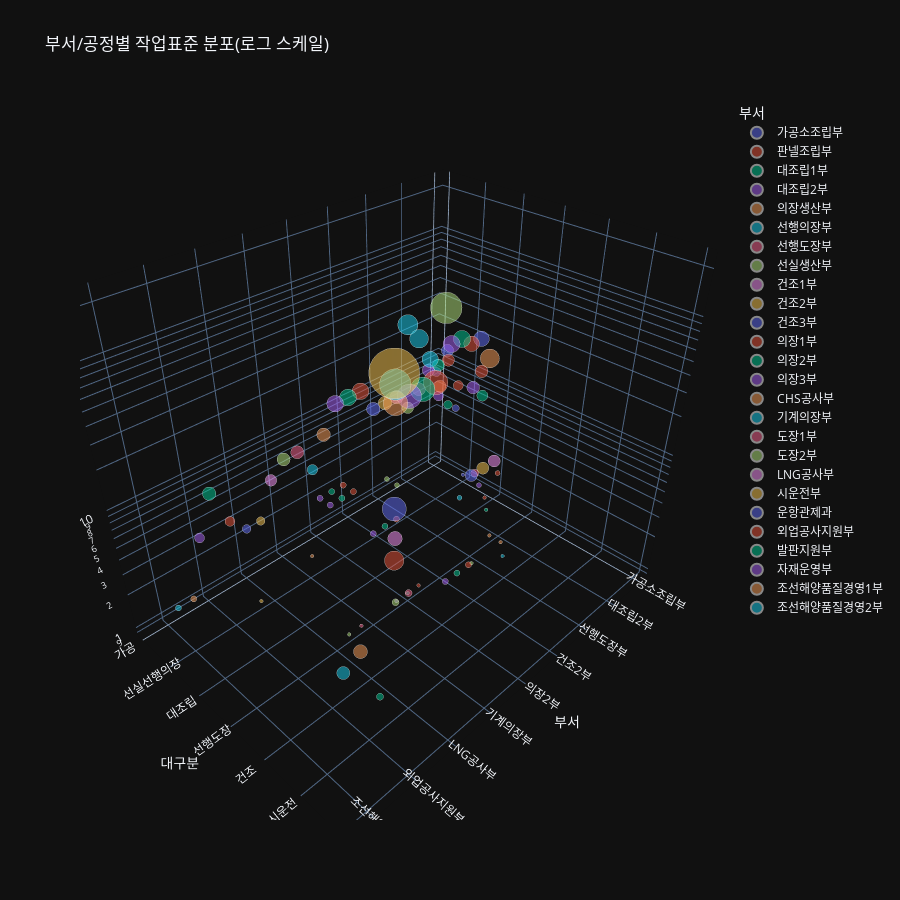

Here is the notebook cell this chart was saved with:
### Code cell
fig = px.scatter_3d(
    data_frame=dff2,
    x='부서',
    y='대구분',
    z='WORK_STAND_NM',
    color="부서",
#     color_discrete_sequence=['magenta', 'green'],
    # color_discrete_map={'Europe': 'black', 'Africa': 'yellow'},
    opacity=0.5,              # opacity values range from 0 to 1
#     symbol='대구분',            # symbol used for bubble
    # symbol_map={"2005": "square-open", "2010": 3},
    size='size',       # size of bubble
    size_max=50,              # set the maximum mark size when using size
    log_z=True,  # you can also set log_y and log_z as a log scale
#     range_z=[9,13],           # you can also set range of range_y and range_x
    template='plotly_dark',         # 'ggplot2', 'seaborn', 'simple_white', 'plotly',
                                # 'plotly_white', 'plotly_dark', 'presentation',
                                # 'xgridoff', 'ygridoff', 'gridon', 'none'
    title='부서/공정별 작업표준 분포(로그 스케일)',
    labels={'WORK_STAND_NM': '작업표준 개수(로그)'},
    hover_data={'부서': False},
    # hover_data={'Continent': False, 'GDP per capita': ':.1f'},
    hover_name='부서',        # values appear in bold in the hover tooltip
    height=900,                 # height of graph in pixels
#     width=100,
    # animation_frame='Year',   # assign marks to animation frames
#     range_x=[-5,30],
#     range_z=[0,250],
#     range_y=[0,30]

)

# fig.update_traces(showlegend=False, selector=dict(type='scatter3d'))
# fig.update_traces(legendgroup="", selector=dict(type='scatter3d'))
fig.update_traces(marker_symbol="circle", selector=dict(type='scatter3d'))
##( "circle" | "circle-open" | "square" | "square-open" | "diamond" | "diamond-open" | "cross" | "x" )

pio.show(fig)
title="부서_공정별 작업표준 분포(로그 스케일)"
fig.write_html("./results/{}.html".format(title))

### Figure 1 — Plotly figure (JSON) as saved in the notebook; plotly's stock layout.template omitted (floating-point values rounded to 4 significant figures)
{"data": [{"customdata": [["가공소조립부"], ["가공소조립부"], ["가공소조립부"], ["가공소조립부"], ["가공소조립부"]], "hovertemplate": "<b>%{hovertext}</b><br><br>대구분=%{y}<br>작업표준 개수(로그)=%{z}<br>size=%{marker.size}<extra></extra>", "hovertext": ["가공소조립부", "가공소조립부", "가공소조립부", "가공소조립부", "가공소조립부"], "legendgroup": "가공소조립부", "marker": {"color": "#636efa", "opacity": 0.5, "size": [7, 12, 4, 1, 20], "sizemode": "area", "sizeref": 0.0868, "symbol": "circle"}, "mode": "markers", "name": "가공소조립부", "scene": "scene", "showlegend": true, "type": "scatter3d", "x": ["가공소조립부", "가공소조립부", "가공소조립부", "가공소조립부", "가공소조립부"], "y": ["가공", "소조립", "선행의장", "선실선행의장", "기능"], "z": [7, 12, 4, 1, 20]}, {"customdata": [["판넬조립부"], ["판넬조립부"], ["판넬조립부"], ["판넬조립부"], ["판넬조립부"], ["판넬조립부"]], "hovertemplate": "<b>%{hovertext}</b><br><br>대구분=%{y}<br>작업표준 개수(로그)=%{z}<br>size=%{marker.size}<extra></extra>", "hovertext": ["판넬조립부", "판넬조립부", "판넬조립부", "판넬조립부", "판넬조립부", "판넬조립부"], "legendgroup": "판넬조립부", "marker": {"color": "#EF553B", "opacity": 0.5, "size": [13, 1, 12, 8, 2, 20], "sizemode": "area", "sizeref": 0.0868, "symbol": "circle"}, "mode": "markers", "name": "판넬조립부", "scene": "scene", "showlegend": true, "type": "scatter3d", "x": ["판넬조립부", "판넬조립부", "판넬조립부", "판넬조립부", "판넬조립부", "판넬조립부"], "y": ["판넬", "대조립", "선행의장", "선실선행의장", "선실생산", "기능"], "z": [13, 1, 12, 8, 2, 20]}, {"customdata": [["대조립1부"], ["대조립1부"], ["대조립1부"], ["대조립1부"], ["대조립1부"]], "hovertemplate": "<b>%{hovertext}</b><br><br>대구분=%{y}<br>작업표준 개수(로그)=%{z}<br>size=%{marker.size}<extra></extra>", "hovertext": ["대조립1부", "대조립1부", "대조립1부", "대조립1부", "대조립1부"], "legendgroup": "대조립1부", "marker": {"color": "#00cc96", "opacity": 0.5, "size": [10, 12, 6, 1, 24], "sizemode": "area", "sizeref": 0.0868, "symbol": "circle"}, "mode": "markers", "name": "대조립1부", "scene": "scene", "showlegend": true, "type": "scatter3d", "x": ["대조립1부", "대조립1부", "대조립1부", "대조립1부", "대조립1부"], "y": ["대조립", "선행의장", "선실선행의장", "선실생산", "기능"], "z": [10, 12, 6, 1, 24]}, {"customdata": [["대조립2부"], ["대조립2부"], ["대조립2부"], ["대조립2부"], ["대조립2부"]], "hovertemplate": "<b>%{hovertext}</b><br><br>대구분=%{y}<br>작업표준 개수(로그)=%{z}<br>size=%{marker.size}<extra></extra>", "hovertext": ["대조립2부", "대조립2부", "대조립2부", "대조립2부", "대조립2부"], "legendgroup": "대조립2부", "marker": {"color": "#ab63fa", "opacity": 0.5, "size": [13, 12, 8, 2, 24], "sizemode": "area", "sizeref": 0.0868, "symbol": "circle"}, "mode": "markers", "name": "대조립2부", "scene": "scene", "showlegend": true, "type": "scatter3d", "x": ["대조립2부", "대조립2부", "대조립2부", "대조립2부", "대조립2부"], "y": ["대조립", "선행의장", "선실선행의장", "선실생산", "기능"], "z": [13, 12, 8, 2, 24]}, {"customdata": [["의장생산부"], ["의장생산부"], ["의장생산부"], ["의장생산부"]], "hovertemplate": "<b>%{hovertext}</b><br><br>대구분=%{y}<br>작업표준 개수(로그)=%{z}<br>size=%{marker.size}<extra></extra>", "hovertext": ["의장생산부", "의장생산부", "의장생산부", "의장생산부"], "legendgroup": "의장생산부", "marker": {"color": "#FFA15A", "opacity": 0.5, "size": [30, 1, 1, 12], "sizemode": "area", "sizeref": 0.0868, "symbol": "circle"}, "mode": "markers", "name": "의장생산부", "scene": "scene", "showlegend": true, "type": "scatter3d", "x": ["의장생산부", "의장생산부", "의장생산부", "의장생산부"], "y": ["의장생산", "선행도장", "후행의장", "기능"], "z": [30, 1, 1, 12]}, {"customdata": [["선행의장부"], ["선행의장부"], ["선행의장부"], ["선행의장부"], ["선행의장부"]], "hovertemplate": "<b>%{hovertext}</b><br><br>대구분=%{y}<br>작업표준 개수(로그)=%{z}<br>size=%{marker.size}<extra></extra>", "hovertext": ["선행의장부", "선행의장부", "선행의장부", "선행의장부", "선행의장부"], "legendgroup": "선행의장부", "marker": {"color": "#19d3f3", "opacity": 0.5, "size": [34, 29, 2, 1, 22], "sizemode": "area", "sizeref": 0.0868, "symbol": "circle"}, "mode": "markers", "name": "선행의장부", "scene": "scene", "showlegend": true, "type": "scatter3d", "x": ["선행의장부", "선행의장부", "선행의장부", "선행의장부", "선행의장부"], "y": ["선행의장", "선실선행의장", "선실생산", "기계의장", "기능"], "z": [34, 29, 2, 1, 22]}, {"customdata": [["선행도장부"], ["선행도장부"]], "hovertemplate": "<b>%{hovertext}</b><br><br>대구분=%{y}<br>작업표준 개수(로그)=%{z}<br>size=%{marker.size}<extra></extra>", "hovertext": ["선행도장부", "선행도장부"], "legendgroup": "선행도장부", "marker": {"color": "#FF6692", "opacity": 0.5, "size": [5, 14], "sizemode": "area", "sizeref": 0.0868, "symbol": "circle"}, "mode": "markers", "name": "선행도장부", "scene": "scene", "showlegend": true, "type": "scatter3d", "x": ["선행도장부", "선행도장부"], "y": ["선행도장", "기능"], "z": [5, 14]}, {"customdata": [["선실생산부"], ["선실생산부"], ["선실생산부"], ["선실생산부"], ["선실생산부"]], "hovertemplate": "<b>%{hovertext}</b><br><br>대구분=%{y}<br>작업표준 개수(로그)=%{z}<br>size=%{marker.size}<extra></extra>", "hovertext": ["선실생산부", "선실생산부", "선실생산부", "선실생산부", "선실생산부"], "legendgroup": "선실생산부", "marker": {"color": "#B6E880", "opacity": 0.5, "size": [2, 2, 83, 1, 11], "sizemode": "area", "sizeref": 0.0868, "symbol": "circle"}, "mode": "markers", "name": "선실생산부", "scene": "scene", "showlegend": true, "type": "scatter3d", "x": ["선실생산부", "선실생산부", "선실생산부", "선실생산부", "선실생산부"], "y": ["선행의장", "선실선행의장", "선실생산", "후행의장", "기능"], "z": [2, 2, 83, 1, 11]}, {"customdata": [["건조1부"], ["건조1부"]], "hovertemplate": "<b>%{hovertext}</b><br><br>대구분=%{y}<br>작업표준 개수(로그)=%{z}<br>size=%{marker.size}<extra></extra>", "hovertext": ["건조1부", "건조1부"], "legendgroup": "건조1부", "marker": {"color": "#FF97FF", "opacity": 0.5, "size": [12, 15], "sizemode": "area", "sizeref": 0.0868, "symbol": "circle"}, "mode": "markers", "name": "건조1부", "scene": "scene", "showlegend": true, "type": "scatter3d", "x": ["건조1부", "건조1부"], "y": ["건조", "기능"], "z": [12, 15]}, {"customdata": [["건조2부"], ["건조2부"]], "hovertemplate": "<b>%{hovertext}</b><br><br>대구분=%{y}<br>작업표준 개수(로그)=%{z}<br>size=%{marker.size}<extra></extra>", "hovertext": ["건조2부", "건조2부"], "legendgroup": "건조2부", "marker": {"color": "#FECB52", "opacity": 0.5, "size": [12, 15], "sizemode": "area", "sizeref": 0.0868, "symbol": "circle"}, "mode": "markers", "name": "건조2부", "scene": "scene", "showlegend": true, "type": "scatter3d", "x": ["건조2부", "건조2부"], "y": ["건조", "기능"], "z": [12, 15]}, {"customdata": [["건조3부"], ["건조3부"]], "hovertemplate": "<b>%{hovertext}</b><br><br>대구분=%{y}<br>작업표준 개수(로그)=%{z}<br>size=%{marker.size}<extra></extra>", "hovertext": ["건조3부", "건조3부"], "legendgroup": "건조3부", "marker": {"color": "#636efa", "opacity": 0.5, "size": [12, 15], "sizemode": "area", "sizeref": 0.0868, "symbol": "circle"}, "mode": "markers", "name": "건조3부", "scene": "scene", "showlegend": true, "type": "scatter3d", "x": ["건조3부", "건조3부"], "y": ["건조", "기능"], "z": [12, 15]}, {"customdata": [["의장1부"], ["의장1부"], ["의장1부"], ["의장1부"], ["의장1부"], ["의장1부"], ["의장1부"]], "hovertemplate": "<b>%{hovertext}</b><br><br>대구분=%{y}<br>작업표준 개수(로그)=%{z}<br>size=%{marker.size}<extra></extra>", "hovertext": ["의장1부", "의장1부", "의장1부", "의장1부", "의장1부", "의장1부", "의장1부"], "legendgroup": "의장1부", "marker": {"color": "#EF553B", "opacity": 0.5, "size": [3, 3, 1, 3, 50, 23, 3], "sizemode": "area", "sizeref": 0.0868, "symbol": "circle"}, "mode": "markers", "name": "의장1부", "scene": "scene", "showlegend": true, "type": "scatter3d", "x": ["의장1부", "의장1부", "의장1부", "의장1부", "의장1부", "의장1부", "의장1부"], "y": ["선행의장", "선실선행의장", "선행도장", "선실생산", "후행의장", "기능", "후행도장"], "z": [3, 3, 1, 3, 50, 23, 3]}, {"customdata": [["의장2부"], ["의장2부"], ["의장2부"], ["의장2부"], ["의장2부"], ["의장2부"], ["의장2부"]], "hovertemplate": "<b>%{hovertext}</b><br><br>대구분=%{y}<br>작업표준 개수(로그)=%{z}<br>size=%{marker.size}<extra></extra>", "hovertext": ["의장2부", "의장2부", "의장2부", "의장2부", "의장2부", "의장2부", "의장2부"], "legendgroup": "의장2부", "marker": {"color": "#00cc96", "opacity": 0.5, "size": [3, 3, 1, 3, 50, 23, 3], "sizemode": "area", "sizeref": 0.0868, "symbol": "circle"}, "mode": "markers", "name": "의장2부", "scene": "scene", "showlegend": true, "type": "scatter3d", "x": ["의장2부", "의장2부", "의장2부", "의장2부", "의장2부", "의장2부", "의장2부"], "y": ["선행의장", "선실선행의장", "선행도장", "선실생산", "후행의장", "기능", "후행도장"], "z": [3, 3, 1, 3, 50, 23, 3]}, {"customdata": [["의장3부"], ["의장3부"], ["의장3부"], ["의장3부"], ["의장3부"], ["의장3부"], ["의장3부"]], "hovertemplate": "<b>%{hovertext}</b><br><br>대구분=%{y}<br>작업표준 개수(로그)=%{z}<br>size=%{marker.size}<extra></extra>", "hovertext": ["의장3부", "의장3부", "의장3부", "의장3부", "의장3부", "의장3부", "의장3부"], "legendgroup": "의장3부", "marker": {"color": "#ab63fa", "opacity": 0.5, "size": [3, 3, 1, 3, 50, 23, 3], "sizemode": "area", "sizeref": 0.0868, "symbol": "circle"}, "mode": "markers", "name": "의장3부", "scene": "scene", "showlegend": true, "type": "scatter3d", "x": ["의장3부", "의장3부", "의장3부", "의장3부", "의장3부", "의장3부", "의장3부"], "y": ["선행의장", "선실선행의장", "선행도장", "선실생산", "후행의장", "기능", "후행도장"], "z": [3, 3, 1, 3, 50, 23, 3]}, {"customdata": [["CHS공사부"], ["CHS공사부"], ["CHS공사부"]], "hovertemplate": "<b>%{hovertext}</b><br><br>대구분=%{y}<br>작업표준 개수(로그)=%{z}<br>size=%{marker.size}<extra></extra>", "hovertext": ["CHS공사부", "CHS공사부", "CHS공사부"], "legendgroup": "CHS공사부", "marker": {"color": "#FFA15A", "opacity": 0.5, "size": [1, 50, 15], "sizemode": "area", "sizeref": 0.0868, "symbol": "circle"}, "mode": "markers", "name": "CHS공사부", "scene": "scene", "showlegend": true, "type": "scatter3d", "x": ["CHS공사부", "CHS공사부", "CHS공사부"], "y": ["선행의장", "후행의장", "기능"], "z": [1, 50, 15]}, {"customdata": [["기계의장부"], ["기계의장부"]], "hovertemplate": "<b>%{hovertext}</b><br><br>대구분=%{y}<br>작업표준 개수(로그)=%{z}<br>size=%{marker.size}<extra></extra>", "hovertext": ["기계의장부", "기계의장부"], "legendgroup": "기계의장부", "marker": {"color": "#19d3f3", "opacity": 0.5, "size": [82, 9], "sizemode": "area", "sizeref": 0.0868, "symbol": "circle"}, "mode": "markers", "name": "기계의장부", "scene": "scene", "showlegend": true, "type": "scatter3d", "x": ["기계의장부", "기계의장부"], "y": ["기계의장", "기능"], "z": [82, 9]}, {"customdata": [["도장1부"], ["도장1부"], ["도장1부"]], "hovertemplate": "<b>%{hovertext}</b><br><br>대구분=%{y}<br>작업표준 개수(로그)=%{z}<br>size=%{marker.size}<extra></extra>", "hovertext": ["도장1부", "도장1부", "도장1부"], "legendgroup": "도장1부", "marker": {"color": "#FF6692", "opacity": 0.5, "size": [1, 14, 4], "sizemode": "area", "sizeref": 0.0868, "symbol": "circle"}, "mode": "markers", "name": "도장1부", "scene": "scene", "showlegend": true, "type": "scatter3d", "x": ["도장1부", "도장1부", "도장1부"], "y": ["선행도장", "기능", "후행도장"], "z": [1, 14, 4]}, {"customdata": [["도장2부"], ["도장2부"], ["도장2부"]], "hovertemplate": "<b>%{hovertext}</b><br><br>대구분=%{y}<br>작업표준 개수(로그)=%{z}<br>size=%{marker.size}<extra></extra>", "hovertext": ["도장2부", "도장2부", "도장2부"], "legendgroup": "도장2부", "marker": {"color": "#B6E880", "opacity": 0.5, "size": [1, 14, 4], "sizemode": "area", "sizeref": 0.0868, "symbol": "circle"}, "mode": "markers", "name": "도장2부", "scene": "scene", "showlegend": true, "type": "scatter3d", "x": ["도장2부", "도장2부", "도장2부"], "y": ["선행도장", "기능", "후행도장"], "z": [1, 14, 4]}, {"customdata": [["LNG공사부"], ["LNG공사부"]], "hovertemplate": "<b>%{hovertext}</b><br><br>대구분=%{y}<br>작업표준 개수(로그)=%{z}<br>size=%{marker.size}<extra></extra>", "hovertext": ["LNG공사부", "LNG공사부"], "legendgroup": "LNG공사부", "marker": {"color": "#FF97FF", "opacity": 0.5, "size": [17, 11], "sizemode": "area", "sizeref": 0.0868, "symbol": "circle"}, "mode": "markers", "name": "LNG공사부", "scene": "scene", "showlegend": true, "type": "scatter3d", "x": ["LNG공사부", "LNG공사부"], "y": ["LNG공사", "기능"], "z": [17, 11]}, {"customdata": [["시운전부"], ["시운전부"], ["시운전부"]], "hovertemplate": "<b>%{hovertext}</b><br><br>대구분=%{y}<br>작업표준 개수(로그)=%{z}<br>size=%{marker.size}<extra></extra>", "hovertext": ["시운전부", "시운전부", "시운전부"], "legendgroup": "시운전부", "marker": {"color": "#FECB52", "opacity": 0.5, "size": [1, 217, 6], "sizemode": "area", "sizeref": 0.0868, "symbol": "circle"}, "mode": "markers", "name": "시운전부", "scene": "scene", "showlegend": true, "type": "scatter3d", "x": ["시운전부", "시운전부", "시운전부"], "y": ["선실선행의장", "시운전", "기능"], "z": [1, 217, 6]}, {"customdata": [["운항관제과"], ["운항관제과"]], "hovertemplate": "<b>%{hovertext}</b><br><br>대구분=%{y}<br>작업표준 개수(로그)=%{z}<br>size=%{marker.size}<extra></extra>", "hovertext": ["운항관제과", "운항관제과"], "legendgroup": "운항관제과", "marker": {"color": "#636efa", "opacity": 0.5, "size": [48, 6], "sizemode": "area", "sizeref": 0.0868, "symbol": "circle"}, "mode": "markers", "name": "운항관제과", "scene": "scene", "showlegend": true, "type": "scatter3d", "x": ["운항관제과", "운항관제과"], "y": ["운항관제", "기능"], "z": [48, 6]}, {"customdata": [["외업공사지원부"], ["외업공사지원부"]], "hovertemplate": "<b>%{hovertext}</b><br><br>대구분=%{y}<br>작업표준 개수(로그)=%{z}<br>size=%{marker.size}<extra></extra>", "hovertext": ["외업공사지원부", "외업공사지원부"], "legendgroup": "외업공사지원부", "marker": {"color": "#EF553B", "opacity": 0.5, "size": [31, 8], "sizemode": "area", "sizeref": 0.0868, "symbol": "circle"}, "mode": "markers", "name": "외업공사지원부", "scene": "scene", "showlegend": true, "type": "scatter3d", "x": ["외업공사지원부", "외업공사지원부"], "y": ["공사지원", "기능"], "z": [31, 8]}, {"customdata": [["발판지원부"], ["발판지원부"]], "hovertemplate": "<b>%{hovertext}</b><br><br>대구분=%{y}<br>작업표준 개수(로그)=%{z}<br>size=%{marker.size}<extra></extra>", "hovertext": ["발판지원부", "발판지원부"], "legendgroup": "발판지원부", "marker": {"color": "#00cc96", "opacity": 0.5, "size": [4, 15], "sizemode": "area", "sizeref": 0.0868, "symbol": "circle"}, "mode": "markers", "name": "발판지원부", "scene": "scene", "showlegend": true, "type": "scatter3d", "x": ["발판지원부", "발판지원부"], "y": ["공사지원", "기능"], "z": [4, 15]}, {"customdata": [["자재운영부"]], "hovertemplate": "<b>%{hovertext}</b><br><br>대구분=%{y}<br>작업표준 개수(로그)=%{z}<br>size=%{marker.size}<extra></extra>", "hovertext": ["자재운영부"], "legendgroup": "자재운영부", "marker": {"color": "#ab63fa", "opacity": 0.5, "size": [8], "sizemode": "area", "sizeref": 0.0868, "symbol": "circle"}, "mode": "markers", "name": "자재운영부", "scene": "scene", "showlegend": true, "type": "scatter3d", "x": ["자재운영부"], "y": ["기능"], "z": [8]}, {"customdata": [["조선해양품질경영1부"], ["조선해양품질경영1부"]], "hovertemplate": "<b>%{hovertext}</b><br><br>대구분=%{y}<br>작업표준 개수(로그)=%{z}<br>size=%{marker.size}<extra></extra>", "hovertext": ["조선해양품질경영1부", "조선해양품질경영1부"], "legendgroup": "조선해양품질경영1부", "marker": {"color": "#FFA15A", "opacity": 0.5, "size": [16, 3], "sizemode": "area", "sizeref": 0.0868, "symbol": "circle"}, "mode": "markers", "name": "조선해양품질경영1부", "scene": "scene", "showlegend": true, "type": "scatter3d", "x": ["조선해양품질경영1부", "조선해양품질경영1부"], "y": ["QM", "기능"], "z": [16, 3]}, {"customdata": [["조선해양품질경영2부"], ["조선해양품질경영2부"]], "hovertemplate": "<b>%{hovertext}</b><br><br>대구분=%{y}<br>작업표준 개수(로그)=%{z}<br>size=%{marker.size}<extra></extra>", "hovertext": ["조선해양품질경영2부", "조선해양품질경영2부"], "legendgroup": "조선해양품질경영2부", "marker": {"color": "#19d3f3", "opacity": 0.5, "size": [14, 3], "sizemode": "area", "sizeref": 0.0868, "symbol": "circle"}, "mode": "markers", "name": "조선해양품질경영2부", "scene": "scene", "showlegend": true, "type": "scatter3d", "x": ["조선해양품질경영2부", "조선해양품질경영2부"], "y": ["QM", "기능"], "z": [14, 3]}], "layout": {"height": 900, "legend": {"itemsizing": "constant", "title": {"text": "부서"}, "tracegroupgap": 0}, "scene": {"domain": {"x": [0, 1], "y": [0, 1]}, "xaxis": {"categoryarray": ["가공소조립부", "판넬조립부", "대조립1부", "대조립2부", "의장생산부", "선행의장부", "선행도장부", "선실생산부", "건조1부", "건조2부", "건조3부", "의장1부", "의장2부", "의장3부", "CHS공사부", "기계의장부", "도장1부", "도장2부", "LNG공사부", "시운전부", "운항관제과", "외업공사지원부", "발판지원부", "자재운영부", "조선해양품질경영1부", "조선해양품질경영2부"], "categoryorder": "array", "title": {"text": "부서"}}, "yaxis": {"title": {"text": "대구분"}}, "zaxis": {"title": {"text": "작업표준 개수(로그)"}, "type": "log"}}, "title": {"text": "부서/공정별 작업표준 분포(로그 스케일)"}}}
